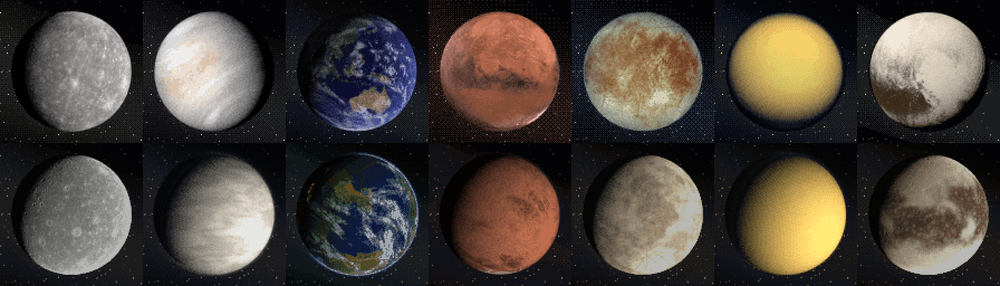
#> input picture solar_sheet.png, 1000 x 286 px, shrunk from 1792 x 512 before the run
$ python detail_stats.py ../solar_sheet.png
#> lines starting #> are read from the running program, lines starting #| are printed output that depends on the picture
"""Small-scale detail of pixelized disks: on lit planet pixels (luma > 0.12, away from
the limb), the RMS of luma minus a 2 px Gaussian blur (1-3 px features), the
large-scale contrast (sd of the blurred luma) and the mean colour.
    uv run --no-project --with numpy --with pillow --with scipy python tools/detail_stats.py A.png [B.png ...]
"""
import sys
import numpy as np
from PIL import Image
from scipy import ndimage

for f in sys.argv[1:]:
    a = np.asarray(Image.open(f).convert("RGB")).astype(float) / 255
    luma = a @ [0.299, 0.587, 0.114]
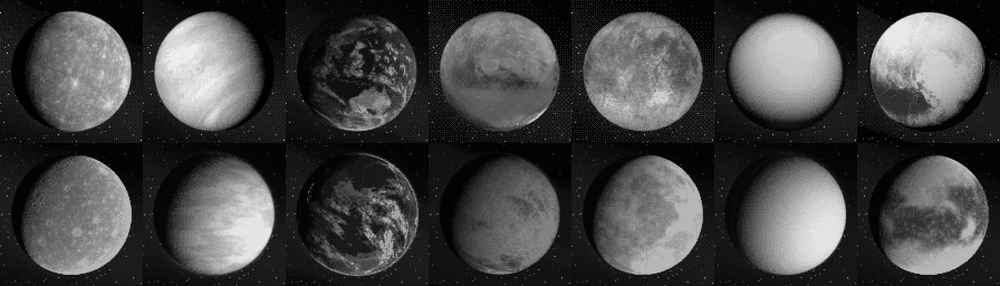
#> luma: shape (286, 1000) float64; min 0, max 0.944, mean 0.269
    n = luma.shape[0]
#> n = 286
    y, x = np.mgrid[:n, :n]
    disk = np.hypot(x - n / 2 + 0.5, y - n / 2 + 0.5) < 0.84 * n / 2 - 4  # earthgen framing, minus the limb
    blur = ndimage.gaussian_filter(luma, 2.0)
#> (the run stopped early here; a loop or call above may not have finished)
